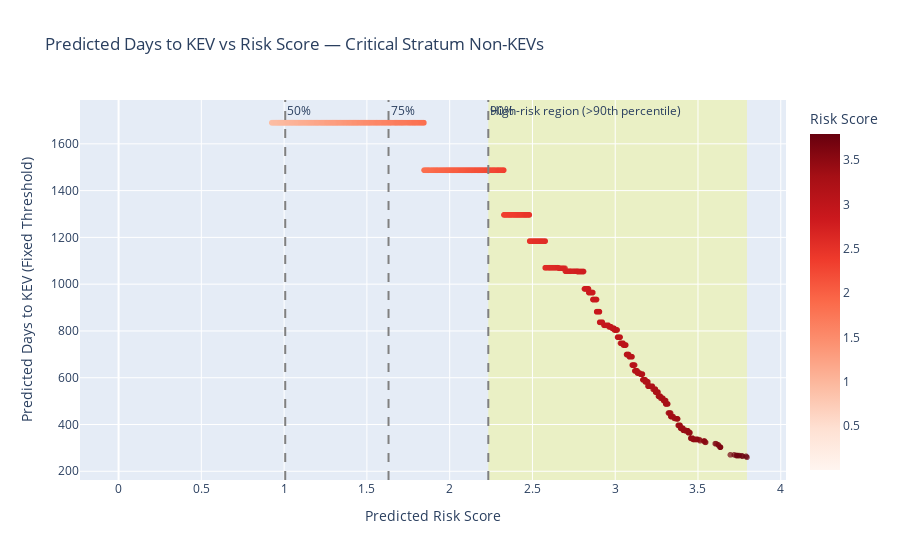

Source (notebook cell):
### Code cell
import plotly.express as px

# Prepare a combined dataframe with both threshold predictions
df_plot = df_critical_nonkev.copy()
df_plot['predicted_day_to_kev_fixed'] = df_plot['predicted_day_to_kev_fixed']
df_plot['predicted_day_to_kev_quantile'] = df_plot['predicted_day_to_kev_quantile']

# Interactive scatter plot
fig = px.scatter(
    df_plot,
    x='risk_score',
    y='predicted_day_to_kev_fixed',
    color='risk_score',
    color_continuous_scale='Reds',
    hover_data={
        'cve_id': True,
        'risk_score': True,
        'predicted_day_to_kev_fixed': True,
        'predicted_day_to_kev_quantile': True
    },
    labels={
        'risk_score': 'Predicted Risk Score',
        'predicted_day_to_kev_fixed': 'Predicted Days to KEV (Fixed Threshold)'
    },
    title='Predicted Days to KEV vs Risk Score — Critical Stratum Non-KEVs',
    opacity=0.7
)

# Add quantile threshold lines (optional)
quantiles = [0.5, 0.75, 0.9]
for q in quantiles:
    q_value = df_plot['risk_score'].quantile(q)
    fig.add_vline(x=q_value, line=dict(color='gray', dash='dash'), annotation_text=f"{int(q*100)}%", 
                  annotation_position="top right")

# Highlight high-risk region (>90th percentile)
high_risk_threshold = df_plot['risk_score'].quantile(0.9)
fig.add_vrect(x0=high_risk_threshold, x1=df_plot['risk_score'].max(), 
              fillcolor="yellow", opacity=0.2, layer="below", line_width=0, 
              annotation_text="High-risk region (>90th percentile)", annotation_position="top left")

fig.update_layout(coloraxis_colorbar=dict(title="Risk Score"))
fig.show()

### Figure 1 — Plotly figure (JSON) as saved in the notebook; plotly's stock layout.template omitted (floating-point values rounded to 4 significant figures; data arrays with more than 128 entries replaced by an {"elided": "..."} marker saying what was removed)
{"data": [{"customdata": {"elided": "13144x2 mixed values"}, "hovertemplate": "Predicted Risk Score=%{marker.color}<br>Predicted Days to KEV (Fixed Threshold)=%{y}<br>cve_id=%{customdata[0]}<br>predicted_day_to_kev_quantile=%{customdata[1]}<extra></extra>", "legendgroup": "", "marker": {"color": {"elided": "13144 float values"}, "coloraxis": "coloraxis", "opacity": 0.7, "symbol": "circle"}, "mode": "markers", "name": "", "showlegend": false, "type": "scattergl", "x": {"elided": "13144 float values"}, "xaxis": "x", "y": {"elided": "13144 float values"}, "yaxis": "y"}], "layout": {"annotations": [{"showarrow": false, "text": "50%", "x": 1.007, "xanchor": "left", "xref": "x", "y": 1, "yanchor": "top", "yref": "y domain"}, {"showarrow": false, "text": "75%", "x": 1.631, "xanchor": "left", "xref": "x", "y": 1, "yanchor": "top", "yref": "y domain"}, {"showarrow": false, "text": "90%", "x": 2.233, "xanchor": "left", "xref": "x", "y": 1, "yanchor": "top", "yref": "y domain"}, {"showarrow": false, "text": "High-risk region (>90th percentile)", "x": 2.233, "xanchor": "left", "xref": "x", "y": 1, "yanchor": "top", "yref": "y domain"}], "coloraxis": {"colorbar": {"title": {"text": "Risk Score"}}, "colorscale": [[0, "rgb(255,245,240)"], [0.125, "rgb(254,224,210)"], [0.25, "rgb(252,187,161)"], [0.375, "rgb(252,146,114)"], [0.5, "rgb(251,106,74)"], [0.625, "rgb(239,59,44)"], [0.75, "rgb(203,24,29)"], [0.875, "rgb(165,15,21)"], [1, "rgb(103,0,13)"]]}, "legend": {"tracegroupgap": 0}, "shapes": [{"line": {"color": "gray", "dash": "dash"}, "type": "line", "x0": 1.007, "x1": 1.007, "xref": "x", "y0": 0, "y1": 1, "yref": "y domain"}, {"line": {"color": "gray", "dash": "dash"}, "type": "line", "x0": 1.631, "x1": 1.631, "xref": "x", "y0": 0, "y1": 1, "yref": "y domain"}, {"line": {"color": "gray", "dash": "dash"}, "type": "line", "x0": 2.233, "x1": 2.233, "xref": "x", "y0": 0, "y1": 1, "yref": "y domain"}, {"fillcolor": "yellow", "layer": "below", "line": {"width": 0}, "opacity": 0.2, "type": "rect", "x0": 2.233, "x1": 3.796, "xref": "x", "y0": 0, "y1": 1, "yref": "y domain"}], "title": {"text": "Predicted Days to KEV vs Risk Score — Critical Stratum Non-KEVs"}, "xaxis": {"anchor": "y", "domain": [0, 1], "title": {"text": "Predicted Risk Score"}}, "yaxis": {"anchor": "x", "domain": [0, 1], "title": {"text": "Predicted Days to KEV (Fixed Threshold)"}}}}
